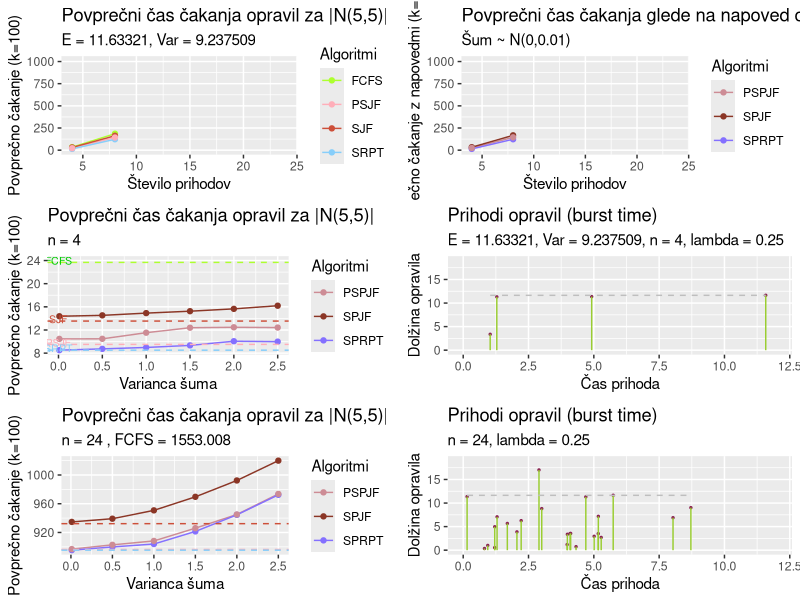

Recreate this plot in R.
# Vizualizacija normalna
#install.packages("ggpubr")

library(ggplot2)
library(tidyr)
library(ggpubr)

#set.seed(0)
#n_24 = casi_prihodov_normalne( 5, 5, 24, 0.01, 0.25)
#n_24 = as_tibble(n_24)
#write.csv(n_24, "n_24.csv")
n_24 = read.csv("n_24.csv")

#set.seed(0)
#n_4 = casi_prihodov_normalne( 5, 5, 4, 0.01, 0.25)
#write.csv(n_4, "n_4.csv")
n_4 = read.csv("n_4.csv")


Normalna_porazdelitev_n = read.csv("normalna_n.csv")

Normalna = Normalna_porazdelitev_n[,0:4]

x = c(4, 8, 12 , 16 , 20 , 24)

z = 11.63321 # povprecni cas cakanja

df = cbind(x ,Normalna)

Tabela = df %>% pivot_longer( !x, names_to = "Algoritmi", values_to = "Povprecno cakanje")

#df = cbind(x, Beta_porazdelitev_n)

#=========================================================================================== RISANJE POVP. CASA CAKANJA ==================PREVERI ALPHA IN BETA NUJNO===========================
cakanje_norm = ggplot(Tabela, aes(x=x, y = `Povprecno cakanje`, col = Algoritmi)) +
  geom_line()+
  geom_point() + labs(title = "Povprečni čas čakanja opravil za |N(5,5)|", subtitle = "E = 11.63321, Var = 9.237509 " ,y = "Povprečno čakanje (k=100)", x = "Število prihodov") +
  ylim(0, 1010) +
  scale_colour_manual(values=c('greenyellow','lightpink1',"tomato3", "lightskyblue"))
#===================================================================================================================================================================




#================================================================================== RISANJE PRIHODOV =================================
prihodi_norm = ggplot(n_24, aes(x=cas_prihoda, y=dolzina_opravila)) + 
  geom_point(size=0.5, color = "violetred4") + 
  geom_segment(aes(x=cas_prihoda, 
                   xend=cas_prihoda, 
                   y=0, 
                   yend=dolzina_opravila), colour = "yellowgreen") +
  labs(y = "Dolžina opravila", x = "Čas prihoda") +
  geom_line(aes(y=z), colour="grey",linetype="dashed") +
  labs(title="Prihodi opravil (burst time)", 
       subtitle="n = 24, lambda = 0.25") +
  xlim(0, 12) + ylim(0,19)
#=========================================================================

# Tabela za napoved

Normalna_predictions = Normalna_porazdelitev_n[,5:7]
df_predictions = cbind(x ,Normalna_predictions)
Tabela_predictions = df_predictions %>% pivot_longer( !x, names_to = "Algoritmi", values_to = "Povprecno cakanje")


#====================================================================================== RISANJE POVP. CASA CAKANJA NAPOVEDI ================================================================
cakanje_norm_predictions = ggplot(Tabela_predictions, aes(x=x, y = `Povprecno cakanje`, col = Algoritmi)) +
  geom_line()+
  geom_point() + labs(title = "Povprečni čas čakanja glede na napoved opravil", subtitle = "Šum ~ N(0,0.01)" ,y = "Povprečno čakanje z napovedmi (k=100)", x = "Število prihodov") +
  ylim(0, 1010) +
  scale_colour_manual(values=c('lightpink3',"tomato4", "lightslateblue"))
#==================================================================================================================================================================

Normalna_porazdelitev_v = read.csv("normalna_v_4.csv")
Normalna_v = Normalna_porazdelitev_v[,5:7]
Var = c(2.5, 2, 1.5 , 1 , 0.5 , 0.01)
df_var = cbind(Var ,Normalna_v)
Tabela_var = df_var %>% pivot_longer( !Var, names_to = "Algoritmi", values_to = "Povprecno cakanje")

#========================================================= RISANJE POVP. CAKANJA GLEDE NA VARIANCO ==============================
# RABIL POPRAVIT PODATKE
cakanje_varianca_n = ggplot(Tabela_var, aes(x=Var, y = `Povprecno cakanje`, col = Algoritmi)) +
  geom_line()+
  geom_point() + labs(title = "Povprečni čas čakanja opravil za |N(5,5)|", subtitle = "n = 4" ,y = "Povprečno čakanje (k=100)", x = "Varianca šuma") +
  geom_hline(yintercept=23.67987,linetype="dashed", color = "greenyellow") +
  annotate("text", x=0, y=23.97987, label="FCFS", size = 2.7, color = "green3") +
  scale_colour_manual(values=c('lightpink3',"tomato4", "lightslateblue")) +
  geom_hline(yintercept=9.512974, linetype="dashed", color = "lightpink1") +
  annotate("text", x=0, y=9.812974, label="PSJF", size = 2.7, color = "lightpink1") +
  geom_hline(yintercept=13.54355, linetype="dashed", color = "tomato3") +
  annotate("text", x=0, y=13.84355, label="SJF", size = 2.7, color = "tomato3") +
  geom_hline(yintercept=8.511992, linetype="dashed", color = "lightskyblue") +
  annotate("text", x=0, y=8.811992, label="SRPT", size = 2.7, color = "lightskyblue")
#================================================================================================================================================================================

#================================================================================== RISANJE PRIHODOV =================================
prihodi_norm_n4 = ggplot(n_4, aes(x=cas_prihoda, y=dolzina_opravila)) + 
  geom_point(size=0.5, color = "violetred4") + 
  geom_segment(aes(x=cas_prihoda, 
                   xend=cas_prihoda, 
                   y=0, 
                   yend=dolzina_opravila), colour = "yellowgreen") +
  labs(y = "Dolžina opravila", x = "Čas prihoda") +
  geom_line(aes(y=z), colour="grey",linetype="dashed") +
  labs(title="Prihodi opravil (burst time)", 
       subtitle="E = 11.63321, Var = 9.237509, n = 4, lambda = 0.25") +
  xlim(0, 12) + ylim(0,19)
#=========================================================================

Normalna_porazdelitev_v_24 = read.csv("normalna_v_24.csv")
Normalna_v_24 = Normalna_porazdelitev_v_24[,5:7]
Var = c(2.5, 2, 1.5 , 1 , 0.5 , 0.01)
df_var_24 = cbind(Var ,Normalna_v_24)
Tabela_var_24 = df_var_24 %>% pivot_longer( !Var, names_to = "Algoritmi", values_to = "Povprecno cakanje")
#========================================================= RISANJE POVP. CAKANJA GLEDE NA VARIANCO ==============================

cakanje_varianca_n_24 = ggplot(Tabela_var_24, aes(x=Var, y = `Povprecno cakanje`, col = Algoritmi)) +
  geom_line()+
  geom_point() + labs(title = "Povprečni čas čakanja opravil za |N(5,5)|", subtitle = "n = 24 , FCFS = 1553.008" ,y = "Povprečno čakanje (k=100)", x = "Varianca šuma") +
  scale_colour_manual(values=c('lightpink3',"tomato4", "lightslateblue")) +
  geom_hline(yintercept=896.2594, linetype="dashed", color = "lightpink1") +
  geom_hline(yintercept=932.2566, linetype="dashed", color = "tomato3") +
  geom_hline(yintercept=895.3161, linetype="dashed", color = "lightskyblue")
#================================================================================================================================================================================

# CE KDO ZNA PREUREDIT VRSTNI RED LEGENDE BI BLO KUL , JZ GREM JOKAT
# lahko zamenjam samo na grse fonte (r nima lepih fontov ki podpirajo sumnike)

ggarrange(cakanje_norm,cakanje_norm_predictions, cakanje_varianca_n ,prihodi_norm_n4,cakanje_varianca_n_24,prihodi_norm,
          ncol = 2, nrow = 3)

